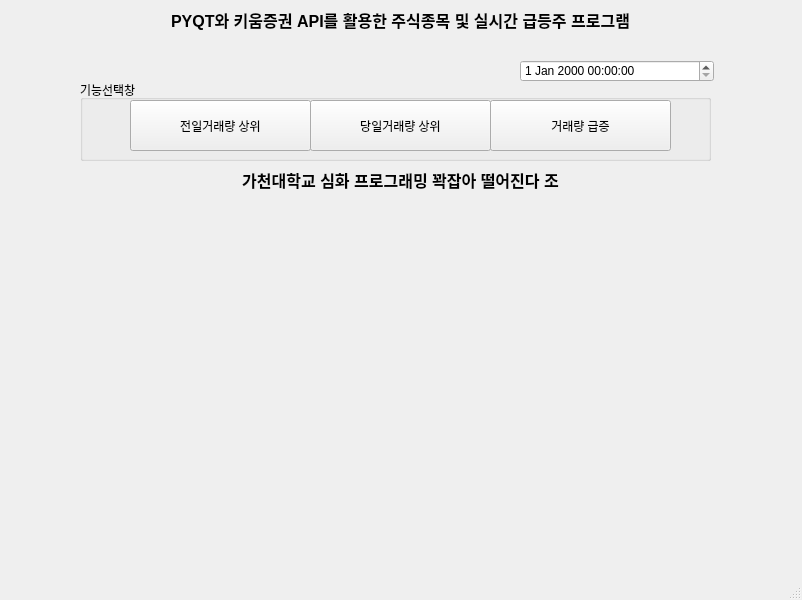
<?xml version="1.0" encoding="UTF-8"?>
<ui version="4.0">
 <class>MainWindow</class>
 <widget class="QMainWindow" name="MainWindow">
  <property name="geometry">
   <rect>
    <x>0</x>
    <y>0</y>
    <width>802</width>
    <height>600</height>
   </rect>
  </property>
  <property name="windowTitle">
   <string>MainWindow</string>
  </property>
  <widget class="QWidget" name="centralwidget">
   <widget class="QLabel" name="label">
    <property name="geometry">
     <rect>
      <x>0</x>
      <y>0</y>
      <width>801</width>
      <height>41</height>
     </rect>
    </property>
    <property name="text">
     <string>&lt;html&gt;&lt;head/&gt;&lt;body&gt;&lt;p align=&quot;center&quot;&gt;&lt;span style=&quot; font-size:12pt; font-weight:600;&quot;&gt;PYQT와 키움증권 API를 활용한 주식종목 및 실시간 급등주 프로그램&lt;/span&gt;&lt;/p&gt;&lt;/body&gt;&lt;/html&gt;</string>
    </property>
    <property name="alignment">
     <set>Qt::AlignCenter</set>
    </property>
    <property name="wordWrap">
     <bool>false</bool>
    </property>
   </widget>
   <widget class="QGroupBox" name="groupBox">
    <property name="geometry">
     <rect>
      <x>80</x>
      <y>80</y>
      <width>631</width>
      <height>81</height>
     </rect>
    </property>
    <property name="title">
     <string>기능선택창</string>
    </property>
    <widget class="QPushButton" name="Increase_Volumne">
     <property name="geometry">
      <rect>
       <x>410</x>
       <y>20</y>
       <width>181</width>
       <height>51</height>
      </rect>
     </property>
     <property name="text">
      <string>거래량 급증</string>
     </property>
    </widget>
    <widget class="QPushButton" name="Today_Traiding">
     <property name="geometry">
      <rect>
       <x>230</x>
       <y>20</y>
       <width>181</width>
       <height>51</height>
      </rect>
     </property>
     <property name="text">
      <string>당일거래량 상위</string>
     </property>
    </widget>
    <widget class="QPushButton" name="Last_Day">
     <property name="geometry">
      <rect>
       <x>50</x>
       <y>20</y>
       <width>181</width>
       <height>51</height>
      </rect>
     </property>
     <property name="text">
      <string>전일거래량 상위</string>
     </property>
    </widget>
   </widget>
   <widget class="QLabel" name="label_2">
    <property name="geometry">
     <rect>
      <x>0</x>
      <y>160</y>
      <width>801</width>
      <height>41</height>
     </rect>
    </property>
    <property name="text">
     <string>&lt;html&gt;&lt;head/&gt;&lt;body&gt;&lt;p align=&quot;center&quot;&gt;&lt;span style=&quot; font-size:12pt; font-weight:600;&quot;&gt;가천대학교 심화 프로그래밍 꽉잡아 떨어진다 조&lt;/span&gt;&lt;/p&gt;&lt;/body&gt;&lt;/html&gt;</string>
    </property>
    <property name="alignment">
     <set>Qt::AlignCenter</set>
    </property>
    <property name="wordWrap">
     <bool>false</bool>
    </property>
   </widget>
   <widget class="QDateTimeEdit" name="dateTimeEdit">
    <property name="geometry">
     <rect>
      <x>520</x>
      <y>60</y>
      <width>194</width>
      <height>22</height>
     </rect>
    </property>
   </widget>
  </widget>
  <widget class="QMenuBar" name="menubar">
   <property name="geometry">
    <rect>
     <x>0</x>
     <y>0</y>
     <width>802</width>
     <height>21</height>
    </rect>
   </property>
  </widget>
  <widget class="QStatusBar" name="statusbar"/>
 </widget>
 <resources/>
 <connections>
  <connection>
   <sender>Last_Day</sender>
   <signal>clicked()</signal>
   <receiver>MainWindow</receiver>
   <slot>Last_Day_Button_In_Main()</slot>
   <hints>
    <hint type="sourcelabel">
     <x>296</x>
     <y>170</y>
    </hint>
    <hint type="destinationlabel">
     <x>166</x>
     <y>399</y>
    </hint>
   </hints>
  </connection>
  <connection>
   <sender>Today_Traiding</sender>
   <signal>clicked()</signal>
   <receiver>MainWindow</receiver>
   <slot>Today_Traiding_Button_In_Main()</slot>
   <hints>
    <hint type="sourcelabel">
     <x>476</x>
     <y>163</y>
    </hint>
    <hint type="destinationlabel">
     <x>418</x>
     <y>519</y>
    </hint>
   </hints>
  </connection>
  <connection>
   <sender>Increase_Volumne</sender>
   <signal>clicked()</signal>
   <receiver>MainWindow</receiver>
   <slot>Today_Traiding_Button_In_Main()</slot>
   <hints>
    <hint type="sourcelabel">
     <x>670</x>
     <y>164</y>
    </hint>
    <hint type="destinationlabel">
     <x>538</x>
     <y>566</y>
    </hint>
   </hints>
  </connection>
 </connections>
 <slots>
  <slot>Last_Day_Button_In_Main()</slot>
  <slot>Today_Traiding_Button_In_Main()</slot>
  <slot>Increase_Volume_Button_In_Main()</slot>
 </slots>
</ui>
